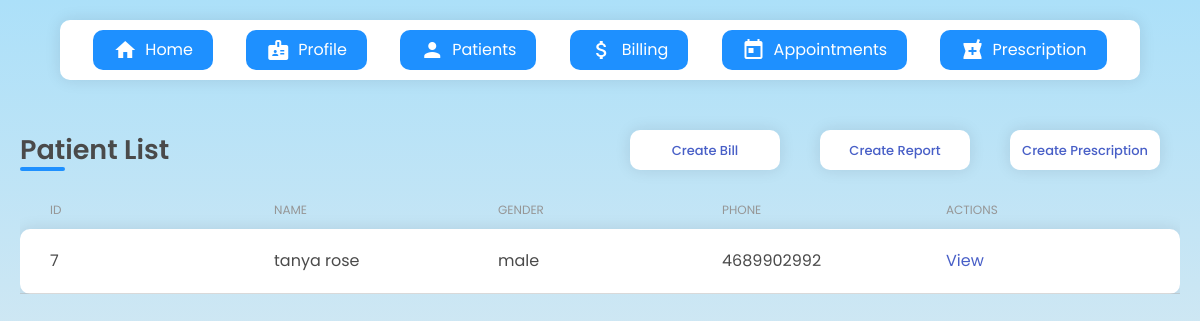
Page /doctors/patlist/ (signed in) on the earlier database version.
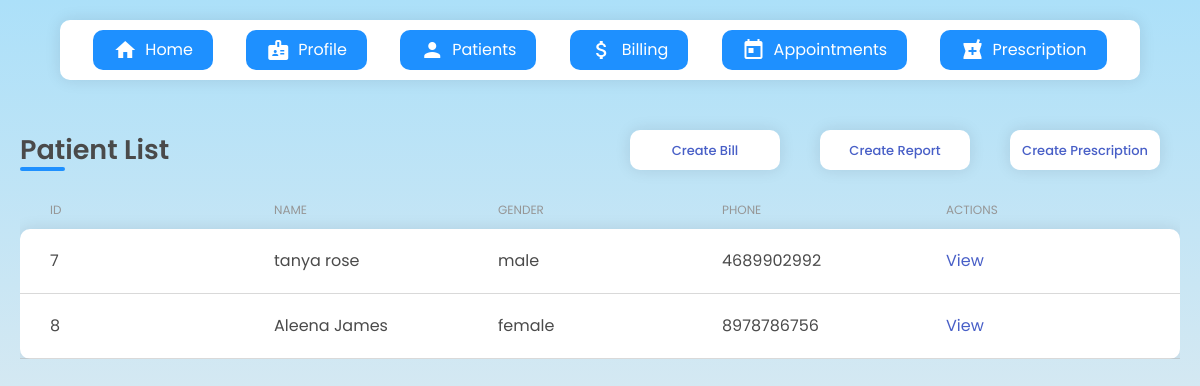
Same page on the later database version.
### clinic/models.py (models this page shows)
class User(AbstractUser):
    is_patient = models.BooleanField(default=False)
    is_doctor = models.BooleanField(default=False)

### patients/models.py (models this page shows, shortened)
class Patient(models.Model):
    user = models.OneToOneField(User, on_delete= models.CASCADE, primary_key= True)
    pname=models.CharField(max_length=200, null=True)
    age=models.CharField(max_length=4, null=True)
    gender= models.CharField(max_length=6, null=True)
    email=models.CharField(max_length=200, null=True)
    address= models.CharField(max_length=500, null=True)
    phone= models.CharField(max_length=13, null=True)
    date_created= models.DateTimeField(auto_now_add=True, null=True)

### doctors/views.py (the view)
# urls.py: path('patlist/', views.patientlist,name='patient'),
@login_required
def patientlist(request):
    p=User.objects.filter(is_patient=True)
    t_p = p.count()
    context={'p':p,'t_p':t_p}
    return render(request,'doctors/patient_list.html',context)

### doctors/templates/doctors/patient_list.html (shortened to what this page needs)
{% extends "doctors/navbar.html" %} {% load static %} {% block head%}
<link
  rel="stylesheet"
  type="text/css"
  href="{% static 'css/patient_list.css' %}"
/>
{% endblock %} {% block content %}
<div class="patientListMain">
  <div class="header">
    <h1 class="patientTitle">
      <div class="patientTitle-under"></div>
      Patient List
    </h1>
    <div class="headerLinks">
      <a href="{% url 'crtbill'  %}">Create Bill</a>
      <a href="{% url 'crtbill'  %}">Create Report</a>
      <a href="{% url 'crtprc'  %}">Create Prescription</a>
    </div>
  </div>
  <div class="adcTableContainer">
    <div class="adcTable">
      <div class="adcRow adcHead">
        <div class="adcCell">ID</div>
        <div class="adcCell">NAME</div>
        <div class="adcCell">GENDER</div>
        <div class="adcCell">PHONE</div>
        <div class="adcCell">ACTIONS</div>
      </div>
      <div class="adcRowBody">
        {% for pat in p %}
        <div class="adcRow">
          <div class="adcCell">{{pat.pk}}</div>
          <div class="adcCell">{{pat.patient.pname}}</div>
          <div class="adcCell">{{pat.patient.gender}}</div>
          <div class="adcCell">{{pat.patient.phone}}</div>
          <div class="adcCell">
            <a href="{% url 'pat' pat.id %}">View </a>
          </div>
        </div>
        {% endfor %}
      </div>
    </div>
  </div>
</div>
{% endblock %}

Differences in the rows shown:
added User: pk "8", patient.pname "Aleena James", patient.gender "female", patient.phone "8978786756"
